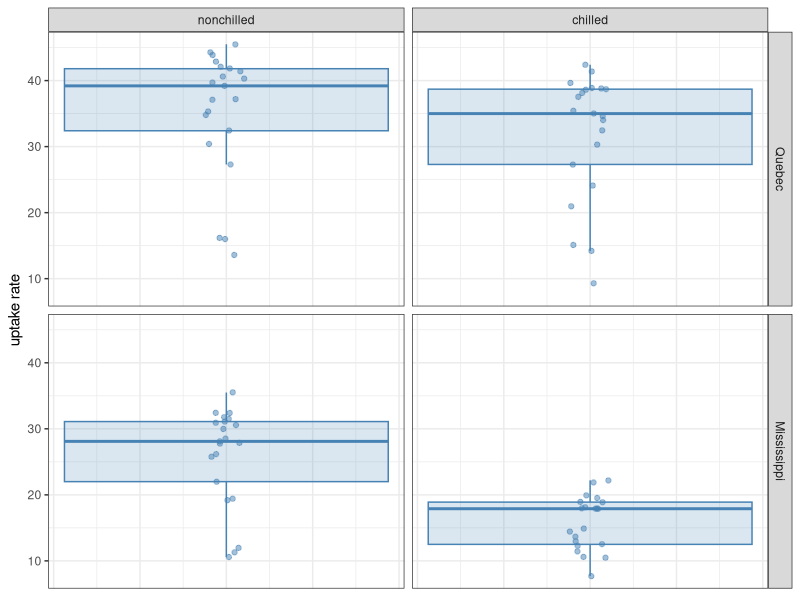
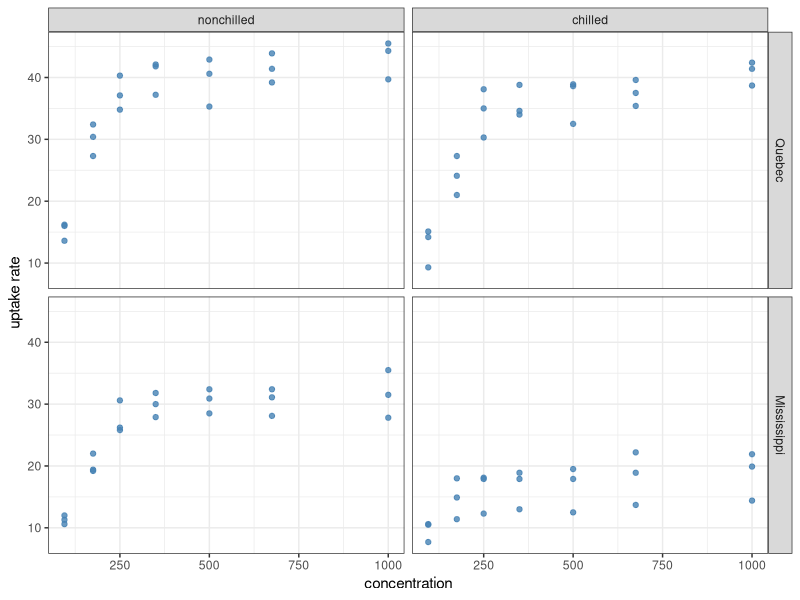
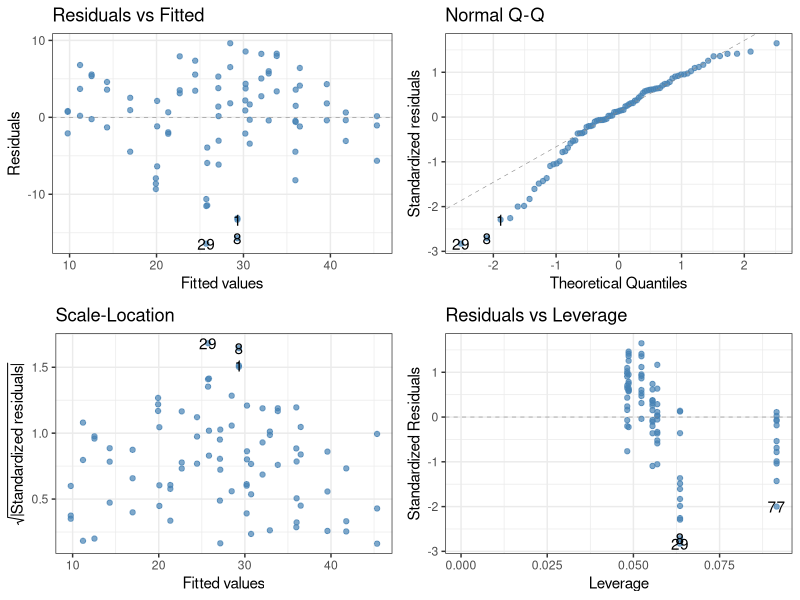
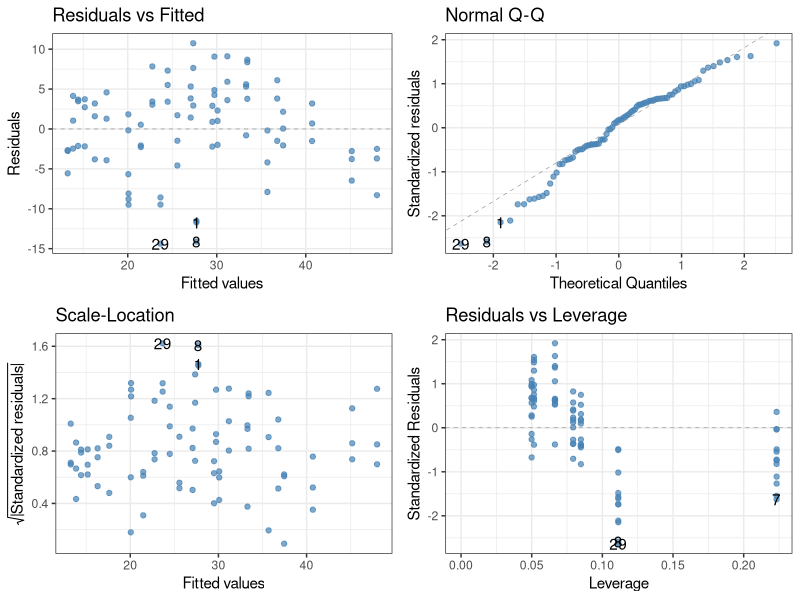
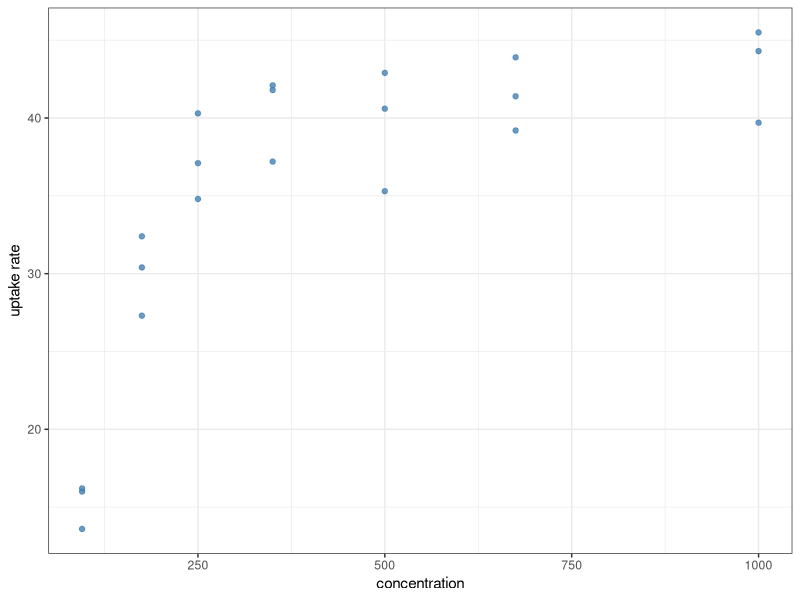
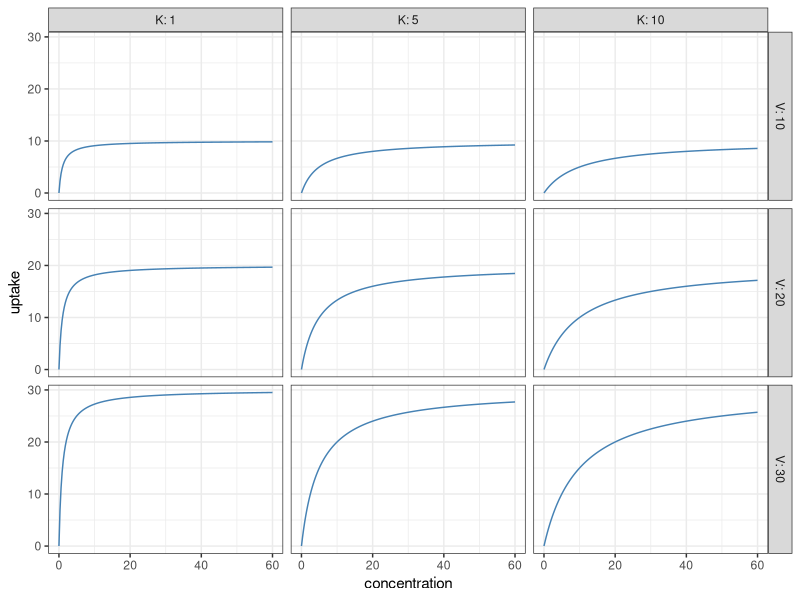
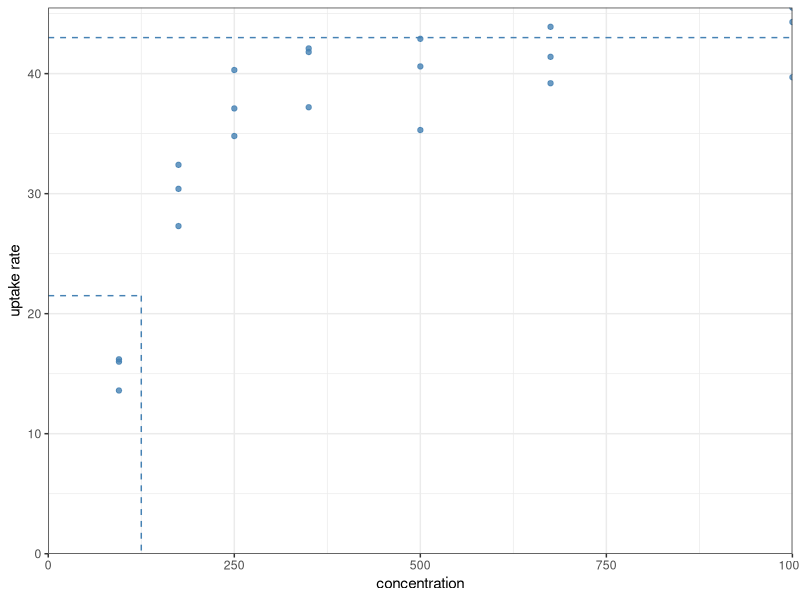

These figures' R source, in order: (Note: this script raises an error after producing the figures.)
## ---- chunk 1
#| message: false
library(tidyverse)
as_tibble(CO2)
## ---- chunk 2
as_tibble(CO2) |>
  ggplot(aes(x = 0, y = uptake)) +
  geom_boxplot(colour = "steelblue", fill = "steelblue",
               alpha = 0.2, outlier.shape = NA) +
  geom_jitter(colour = "steelblue", alpha = 0.5, width = 0.05) +
  facet_grid(Type ~ Treatment) +
  ylab("uptake rate") +
  theme_bw() +
  theme(axis.title.x = element_blank(), # The x-axis is meaningless here,
        axis.ticks.x = element_blank(), # so remove title, tick marks,
        axis.text.x = element_blank())  # and labels from it
## ---- chunk 3
as_tibble(CO2) |>
  ggplot(aes(x = conc, y = uptake)) +
  geom_point(colour = "steelblue", alpha = 0.8) +
  facet_grid(Type ~ Treatment) +
  labs(x = "concentration", y = "uptake rate") +
  theme_bw()
## ---- chunk 4
lm(uptake ~ conc + Type * Treatment, data = CO2) |> anova()
## ---- chunk 5
#| warning: false
#| fig-height: 6
library(ggfortify)

lm(uptake ~ conc + Type * Treatment, data = CO2) |>
  autoplot(smooth.colour = NA, colour = "steelblue", alpha = 0.7) +
  theme_bw()
## ---- chunk 6
lm(uptake ~ conc + Type * Treatment, data = CO2) |> summary()
## ---- chunk 7
#| warning: false
#| fig-height: 6
lm(uptake ~ conc * Type * Treatment, data = CO2) |> anova()
lm(uptake ~ conc * Type * Treatment, data = CO2) |> summary()
lm(uptake ~ conc * Type * Treatment, data = CO2) |>
  autoplot(smooth.colour = NA, colour = "steelblue", alpha = 0.7) +
  theme_bw()
## ---- chunk 8
as_tibble(CO2) |>
  filter(Type == "Quebec", Treatment == "nonchilled") |>
  ggplot(aes(x = conc, y = uptake)) +
  geom_point(colour = "steelblue", alpha = 0.8) +
  labs(x = "concentration", y = "uptake rate") +
  theme_bw()
## ---- chunk 9
#| message: false
expand_grid(V = c(10, 20, 30), # This function creates a tibble with all
            K = c(1, 5, 10),   # possible combinations of the inputs
            concentration = seq(0, 60, l = 201)) |>
  group_by(V, K) |>
  mutate(uptake = V * concentration / (K + concentration)) |>
  ungroup() |>
  ggplot() +
  aes(x = concentration, y = uptake) +
  geom_line(colour = "steelblue") +
  facet_grid(V ~ K, labeller = label_both) +
  theme_bw()
## ---- chunk 10
as_tibble(CO2) |>
  filter(Type == "Quebec", Treatment == "nonchilled") |>
  ggplot(aes(x = conc, y = uptake)) +
  geom_point(colour = "steelblue", alpha = 0.8) +
  geom_hline(yintercept = 43, linetype = "dashed", colour = "steelblue") +
  annotate(geom = "segment", x = 0, y = 43/2, xend = 125, yend = 43/2,
           linetype = "dashed", colour = "steelblue") +
  annotate(geom = "segment", x = 125, y = 43/2, xend = 125, yend = 0,
           linetype = "dashed", colour = "steelblue") +
  scale_x_continuous(name = "concentration",
                     limits = c(0, NA), expand = c(0, 0)) +
  scale_y_continuous(name = "uptake rate",
                     limits = c(0, NA), expand = c(0, 0)) +
  theme_bw()
## ---- chunk 11
list(a = 3, b = "Hello!", myTable = tibble(x = c(1, 2), y = c(3, 4)))
## ---- chunk 12
myList <- list(
  a = 3,
  b = "Hello!",
  myTable = tibble(x = c(1, 2), y = c(3, 4))
)
## ---- chunk 13
myList$myTable # Access the entry called myTable in the list
## ---- chunk 14
myList[[3]] # Access the third entry (myTable) in the list
## ---- chunk 15
sum(c(1, 2, 3))
## ---- chunk 16
#| error: true
sum(list(1, 2, 3))
## ---- chunk 17
nonlinearFit <- as_tibble(CO2) |>
  filter(Type == "Quebec", Treatment == "nonchilled") |>
  nls(uptake ~ V*conc/(K + conc), data = _, start = list(V = 43, K = 125))

print(nonlinearFit)
## ---- chunk 18
summary(nonlinearFit)
## ---- chunk 19
predict(nonlinearFit)
## ---- chunk 20
as_tibble(CO2) |>
  filter(Type == "Quebec", Treatment == "nonchilled") |>
  mutate(pred = predict(nonlinearFit)) |>
  ggplot() +
  geom_point(aes(x = conc, y = uptake), colour = "steelblue", alpha = 0.8) +
  geom_line(aes(x = conc, y = pred), linetype = "dashed", alpha = 0.5) +
  labs(x = "concentration", y = "uptake rate") +
  theme_bw()
## ---- chunk 21
V_fitted <- coef(nonlinearFit)["V"] # Get fitted values of V and K
K_fitted <- coef(nonlinearFit)["K"] # from the vector of coefficients

as_tibble(CO2) |>
  filter(Type == "Quebec", Treatment == "nonchilled") |>
  ggplot() +
  geom_point(aes(x = conc, y = uptake), colour = "steelblue", alpha = 0.8) +
  geom_function(fun = function(x) V_fitted * x / (K_fitted + x),
                linetype = "dashed", alpha = 0.5) +
  labs(x = "concentration", y = "uptake rate") +
  theme_bw()
